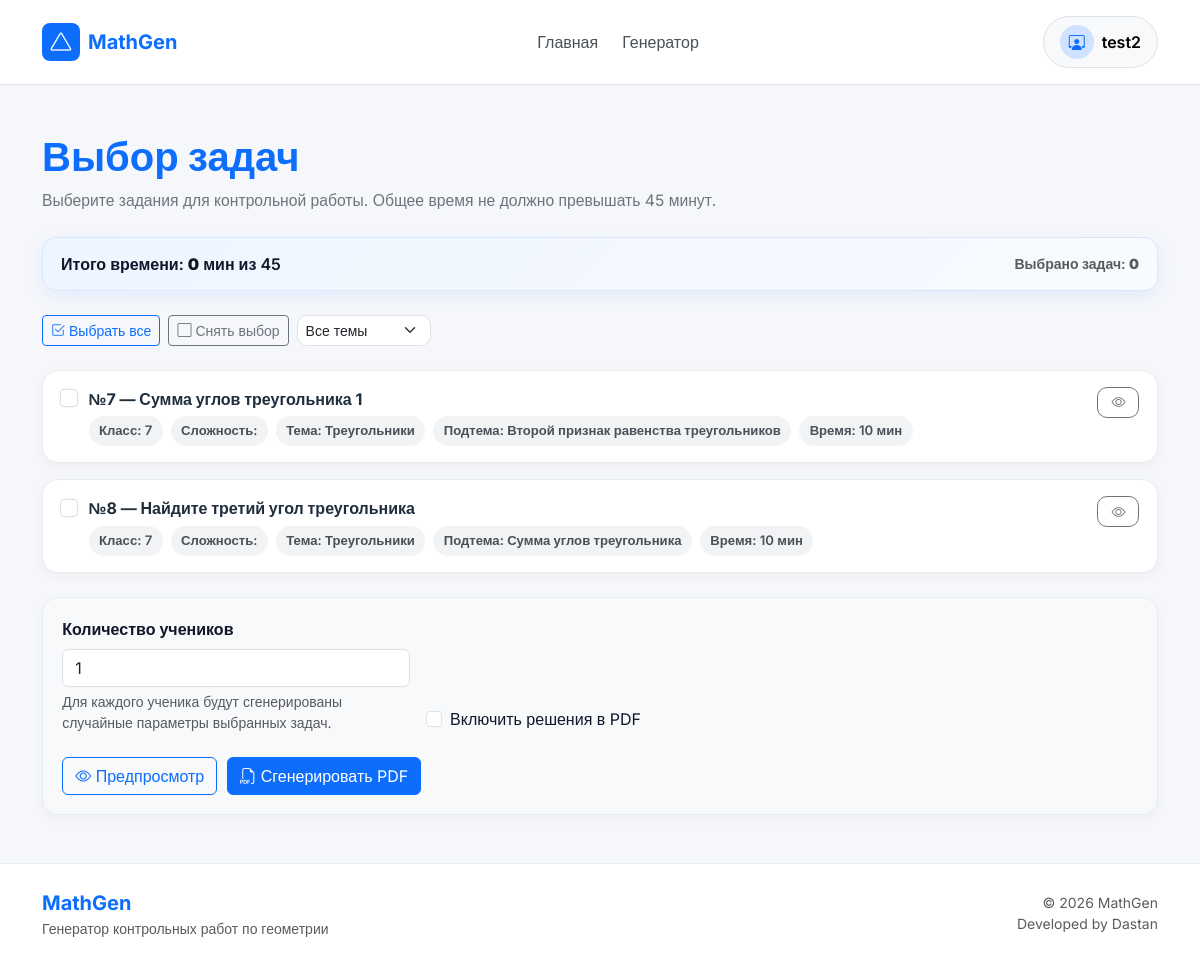
/generator/ (signed in), run on the app's committed database.
### taskbank/models.py (models this page shows, shortened)
class Task(models.Model):
    DIFFICULTY_CHOICES = (
        (1, "Лёгкая"),
        (2, "Средняя"),
        (3, "Сложная"),
    )
    TASK_TYPE_CHOICES = (
        ("theory", "Теория / определение"),
        ("template_only", "Шаблон без формулы"),
        ("template_formula", "Шаблон + формула"),
        ("proof", "Доказательство"),
        ("geometry_tikz", "Геометрия с чертежом"),
        ("custom_generator", "Кастомный генератор"),
    )
    subject = models.ForeignKey(
        Subject,
        on_delete=models.CASCADE,
        related_name="tasks",
        verbose_name="Предмет"
    )
    topic = models.ForeignKey(
        Topic,
        on_delete=models.CASCADE,
        related_name="tasks",
        verbose_name="Тема"
    )
    subtopic = models.ForeignKey(
        SubTopic,
        on_delete=models.SET_NULL,
        null=True,
        blank=True,
        related_name="tasks",
        verbose_name="Подтема"
    )
    grade = models.PositiveSmallIntegerField("Класс", default=7)
    difficulty = models.PositiveSmallIntegerField(
        "Сложность",
        choices=DIFFICULTY_CHOICES,
        default=1
    )
    title = models.CharField("Название задачи", max_length=255)
    source = models.CharField("Источник", max_length=255, blank=True)
    source_number = models.CharField("Номер в источнике", max_length=50, blank=True)
    task_type = models.CharField(
        "Тип задачи",
        max_length=30,
        choices=TASK_TYPE_CHOICES,
        default="template_formula"
    )
    task_template = models.TextField("Текст задачи")
    solution_template = models.TextField("Решение / ответ", blank=True)
    params = models.JSONField(
        "Параметры (JSON)",
        default=dict,
        blank=True,
        help_text='Например: {"a": [4,5,6], "h": [3,4,5]}'
    )
    formula = models.ForeignKey(
        Formula,
        on_delete=models.SET_NULL,
        null=True,
        blank=True,
        verbose_name="Формула"
    )
    custom_generator_name = models.CharField(
        "Имя кастомного генератора",
        max_length=100,
        blank=True
    )
    tikz_template = models.TextField("TikZ шаблон", blank=True)
    time_minutes = models.PositiveSmallIntegerField("Время (мин.)", default=10)
    is_active = models.BooleanField("Активна", default=True)
    created_at = models.DateTimeField("Создано", auto_now_add=True)
    updated_at = models.DateTimeField("Обновлено", auto_now=True)
    DRAWING_CHOICES = (
    ("none", "Без чертежа"),
    ("triangle", "Треугольник"),
    ("segment", "Отрезок"),
    ("adjacent_angles", "Смежные углы"),
    ("vertical_angles", "Вертикальные углы"),
    ("rectangle", "Прямоугольник"),
)
    drawing_type = models.CharField(
        "Тип чертежа",
        max_length=50,
        choices=DRAWING_CHOICES,
        default="none"
    )
    class Meta:
        verbose_name = "Задача"
        verbose_name_plural = "Задачи"
        ordering = ["grade", "subject__name", "topic__name", "title"]

class Topic(models.Model):
    subject = models.ForeignKey(
        Subject,
        on_delete=models.CASCADE,
        related_name="topics",
        verbose_name="Предмет"
    )
    name = models.CharField("Тема", max_length=200)
    class Meta:
        verbose_name = "Тема"
        verbose_name_plural = "Темы"
        ordering = ["subject__name", "name"]
        unique_together = ("subject", "name")

class SubTopic(models.Model):
    topic = models.ForeignKey(
        Topic,
        on_delete=models.CASCADE,
        related_name="subtopics",
        verbose_name="Тема"
    )
    name = models.CharField("Подтема", max_length=200)
    class Meta:
        verbose_name = "Подтема"
        verbose_name_plural = "Подтемы"
        ordering = ["topic__name", "name"]
        unique_together = ("topic", "name")

### generator/views.py (the view)
# urls.py: path("", views.index, name="index"),
@login_required
def index(request):
    preview = make_preview_list()
    all_topics = sorted({t["topic"] for t in preview if t["topic"]})
    all_subtopics = sorted({t["subtopic"] for t in preview if t["subtopic"]})
    return render(request, "generator/index.html", {
        "tasks": preview,
        "all_topics": all_topics,
        "all_subtopics": all_subtopics,
        "MAX_TIME": MAX_TIME,
    })

### templates/generator/index.html (shortened to what this page needs)
{% extends "base.html" %}
{% block content %}
<section class="container py-4">
    <div class="generator-header mb-4">
        <h1 class="mb-2 fw-bold text-primary">Выбор задач</h1>
        <p class="generator-subtitle mb-0">
            Выберите задания для контрольной работы. Общее время не должно превышать {{ MAX_TIME|default:45 }} минут.
        </p>
    </div>
    <div id="timePanel" class="time-panel mb-4">
        <div>
            Итого времени:
            <strong><span id="timeTotal">0</span></strong> мин из {{ MAX_TIME|default:45 }}
        </div>
        <div class="small text-muted">
            Выбрано задач: <strong id="selectedCount">0</strong>
        </div>
    </div>
    {% if tasks %}
        <div class="generator-toolbar mb-4 d-flex flex-wrap gap-2">
            <button type="button" class="btn btn-outline-primary btn-sm" id="selectAllBtn">
                <i class="bi bi-check2-square me-1"></i>Выбрать все
            </button>
            <button type="button" class="btn btn-outline-secondary btn-sm" id="clearAllBtn">
                <i class="bi bi-square me-1"></i>Снять выбор
            </button>
            {% if all_topics %}
                <select id="topicFilter" class="form-select form-select-sm w-auto">
                    <option value="">Все темы</option>
                </select>
            {% endif %}
        </div>
    {% endif %}
    <form method="post" action="{% url 'generator:generate_pdf' %}" id="generatorForm">
        {% if tasks %}
            <div class="d-flex flex-column gap-3" id="taskList">
                {% for task in tasks %}
                    <div class="task-card task-item"
                        data-time="{{ task.time_minutes }}"
                        data-topic="{{ task.topic|lower }}"
                        data-level="{{ task.level }}">
                        <div class="d-flex justify-content-between align-items-start task-topbar">
                            <label class="task-main-label">
                                <input type="checkbox"
                                        class="form-check-input task-checkbox"
                                        name="selected_tasks"
                                        value="{{ task.id }}">
                                <div>
                                    <div class="task-title">
                                        №{{ task.id }} — {{ task.title }}
                                    </div>
                                    <div class="task-meta">
                                        <span class="meta-badge">Класс: {{ task.grade }}</span>
                                        <span class="meta-badge">Сложность: {{ task.difficulty }}</span>
                                        <span class="meta-badge">Тема: {{ task.topic }}</span>
                                        {% if task.subtopic %}
                                            <span class="meta-badge">Подтема: {{ task.subtopic }}</span>
                                        {% endif %}
                                        <span class="meta-badge">Время: {{ task.time_minutes }} мин</span>
                                    </div>
                                </div>
                            </label>
                            <button type="button"
                                    class="btn btn-sm btn-outline-secondary preview-toggle"
                                    data-target="preview-{{ task.id }}"
                                    aria-expanded="false"
                                    title="Посмотреть задачу">
                                <i class="bi bi-eye"></i>
                            </button>
                        </div>
                    </div>
                {% endfor %}
            </div>
        {% else %}
            <div class="empty-note">
                Список задач пока пуст. Добавьте задачи в реестр, чтобы начать генерацию.
            </div>
        {% endif %}
        <div class="form-section mt-4">
            <div class="row g-3 align-items-end">
                <div class="col-md-4">
                    <label for="num_students" class="form-label fw-semibold">
                        Количество учеников
                    </label>
                    <input type="number"
                            id="num_students"
                            name="num_students"
                            class="form-control"
                            value="1"
                            min="1"
                            max="100"
                            required>
                    <div class="form-text">
                        Для каждого ученика будут сгенерированы случайные параметры выбранных задач.
                    </div>
                </div>
                <div class="col-md-4">
                    <div class="form-check mt-2 mt-md-0">
                        <input class="form-check-input" type="checkbox" id="with_solutions" name="with_solutions">
                        <label class="form-check-label" for="with_solutions">
                            Включить решения в PDF
                        </label>
                    </div>
                </div>
            </div>
            <div class="submit-wrap mt-4">
                <button type="submit"
                        name="preview"
                        value="1"
                        formtarget="_blank"
                        class="btn btn-outline-primary">
                    <i class="bi bi-eye"></i>
                    Предпросмотр
                </button>
                <button type="submit"
                        class="btn btn-primary">
                    <i class="bi bi-filetype-pdf"></i>
                    Сгенерировать PDF
                </button>
            </div>
        </div>
    </form>
</section>
{% endblock %}

### templates/base.html (shortened to what this page needs)
{% load static %}
<!DOCTYPE html>
<html lang="ru">
<head>
    <link href="https://cdn.jsdelivr.net/npm/bootstrap@5.3.3/dist/css/bootstrap.min.css"
          rel="stylesheet">
    <link href="https://cdn.jsdelivr.net/npm/bootstrap-icons@1.11.1/font/bootstrap-icons.css"
          rel="stylesheet">
    <link rel="stylesheet" href="{% static 'css/style.css' %}">
</head>
<body class="d-flex flex-column min-vh-100">
    {% include "includes/navbar.html" %}
    <main class="flex-grow-1 py-4">
        <div class="page-container">
            {% block content %}{% endblock %}
        </div>
    </main>
    <footer class="footer mt-auto py-4">
        <div class="container">
            <div class="flex-column flex-lg-row d-flex justify-content-between align-items-center">
                <div class="col-lg-4">
                    <div class="fw-bold fs-5 text-primary">
                        MathGen
                    </div>
                    <div class="text-muted small">
                        Генератор контрольных работ по геометрии
                    </div>
                </div>
                <div class="col-lg-4 text-lg-end text-center">
                    <div class="text-muted small">
                        © 2026 MathGen
                    </div>
                    <div class="text-muted small">
                        Developed by Dastan
                    </div>
                </div>
            </div>
        </div>
    </footer>
</body>
</html>

### templates/includes/navbar.html (shortened to what this page needs)
<nav class="navbar navbar-expand-lg bg-white border-bottom sticky-top py-3">
    <div class="container">
        <a class="navbar-brand fw-bold d-flex align-items-center gap-2" href="{% url 'home' %}">
            <div class="bg-primary text-white rounded-3 d-flex align-items-center justify-content-center"
                  style="width:38px;height:38px;">
                <i class="bi bi-triangle"></i>
            </div>
            <span class="fs-5">MathGen</span>
        </a>
        <div class="collapse navbar-collapse" id="navbarContent">
            <ul class="navbar-nav mx-auto gap-lg-2">
                <li class="nav-item">
                    <a href="{% url 'home' %}"
                        class="nav-link fw-medium">
                        Главная
                    </a>
                </li>
                {% if user.is_authenticated %}
                    {% if user.teacher or user.is_staff or user.is_superuser %}
                    <li class="nav-item">
                        <a href="{% url 'generator:index' %}"
                            class="nav-link fw-medium">
                            Генератор
                        </a>
                    </li>
                    {% endif %}
                {% endif %}
            </ul>
            <div class="d-flex align-items-center gap-2 mt-3 mt-lg-0">
                {% if user.is_authenticated %}
                    <div class="dropdown">
                        <button class="btn btn-light border rounded-pill px-3 py-2 d-flex align-items-center gap-2"
                                data-bs-toggle="dropdown">
                            <div class="bg-primary-subtle text-primary rounded-circle d-flex align-items-center justify-content-center"
                                  style="width:34px;height:34px;">
                                {% if user.is_staff or user.is_superuser %}
                                    <i class="bi bi-shield-check"></i>
                                {% elif user.teacher %}
                                    <i class="bi bi-person-workspace"></i>
                                {% elif user.student %}
                                    <i class="bi bi-mortarboard"></i>
                                {% else %}
                                    <i class="bi bi-person"></i>
                                {% endif %}
                            </div>
                            <span class="fw-semibold">
                                {{ user.username }}
                            </span>
                        </button>
                    </div>
                {% endif %}
            </div>
        </div>
    </div>
</nav>

### data on the page
Task: title "Сумма углов треугольника 1"
Topic: topic "Треугольники" "Треугольники"
SubTopic: subtopic "Второй признак равенства треугольников"
Task: title "Найдите третий угол треугольника"
SubTopic: subtopic "Сумма углов треугольника"

### other printed values
{{ user.username }} "test2"
{{ MAX_TIME|default:45 }} "45"
{{ task.id }} "7" "8"
{{ task.grade }} "7" "7"
{{ task.time_minutes }} "10" "10"
